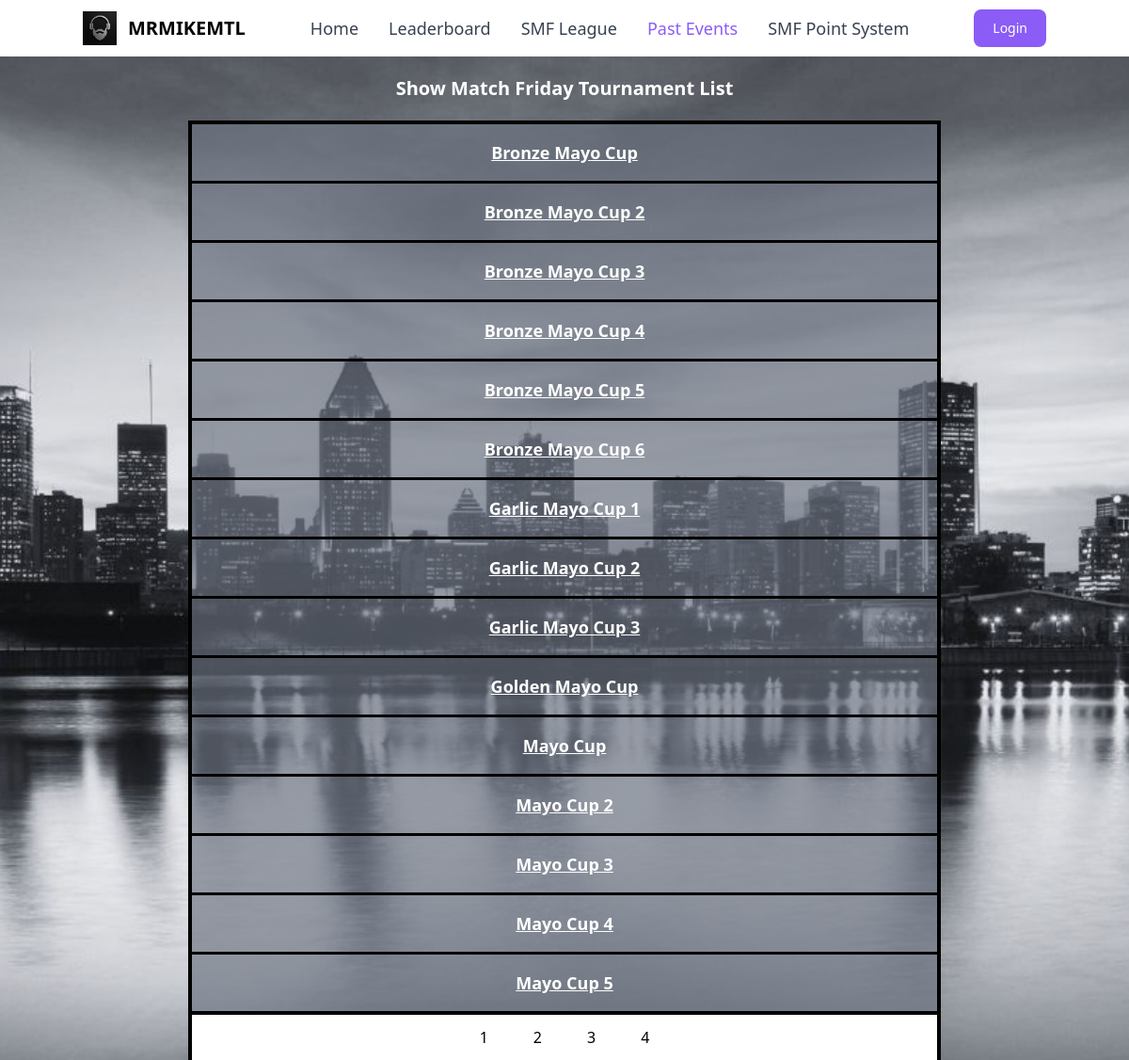
The app's page /events with its own data.
### tables this page shows
CREATE TABLE tournaments (id INTEGER PRIMARY KEY, name varchar(255), participants varchar(255), progress_state varchar(255), tournament_id integer);

### web/app.py (the view, shortened to what this page needs)
@app.route("/events")
def events():
	data = dbsession.exec_driver_sql("SELECT name FROM tournaments;").all()
	event = request.args.get("event")
	if not event:
		raw_data = sorted(data)
		data = []
		page_size = 15
		total = len(raw_data)
		total_pages = round(total / page_size)
		page = request.args.get("page")
		if page is not None:
			page = int(page)
		if page is None:
			starting_spot = 1
		elif page == 1:
			starting_spot = 1
		else:
			starting_spot = (page - 1) * page_size + 1
		i = 1
		for record in raw_data:
			if i >= starting_spot and len(data) < page_size:
				data_obj = {
					"name": record.name,
				}
				data.append(data_obj)
			i = i + 1
		pages = []
		page_num = 1
		while len(pages) < total_pages:
			pages.append(page_num)
			page_num = page_num + 1
		return render_template("events.html", data=data, pages=pages)

### web/templates/events.html (shortened to what this page needs)
<!DOCTYPE html>
<html lang="en">
<head>
    <link rel="stylesheet" href="{{url_for('static',filename='dist/output.css')}}">
</head>
<body>
    <nav class="px-2 sm:px-4 py-2.50">
        <div class="container flex flex-wrap items-center justify-between mx-auto">
            <a href="/" class="flex items-center">
                <img src="../static/dist/beard_logo.jpg" class="h-6 mr-3 sm:h-9">
                <span class="self-center text-xl font-semibold whitespace-nowrap">MRMIKEMTL</span>
            </a>
            <div class="flex md:order-2">
                <button type="button" class="text-white bg-purple-500 focus:ring-4 focus:outline-none focus:ring-blue-300 font-medium rounded-lg text-sm px-5 py-2.5 text-center mr-3 md:mr-0"><a href="/login">Login</a></button>
            </div>
            <div class="items-center justify-between hidden w-full md:flex md:w-auto md:order-1" id="navbar-cta">
                <ul
                    class="flex flex-col p-4 mt-4 border rounded-lg md:flex-row md:space-x-8 md:mt-0 md:text-sm md:font-medium md:border-0 md:bg-white">
                    <li>
                        <a href="/"
                            class="block py-2 pl-3 pr-4 text-lg bg-blue-700 rounded-sm md:bg-transparent text-gray-700 md:p-0 md:hover:text-purple-500"
                            aria-current="page">Home</a>
                    </li>
                    <li>
                        <a href="/leaderboard"
                            class="block py-2 pl-3 pr-4 text-lg text-gray-700 rounded-sm hover:bg-gray-100 md:hover:bg-transparent md:hover:text-purple-500 md:p-0">Leaderboard</a>
                    </li>
                    <li>
                        <a href="/smf_league"
                            class="block py-2 pl-3 pr-4 text-lg text-gray-700 rounded-sm hover:bg-gray-100 md:hover:bg-transparent md:hover:text-purple-500 md:p-0">SMF League</a>
                    </li>
                    <li>
                        <a href="/events"
                            class="block py-2 pl-3 pr-4 text-lg rounded-sm hover:bg-gray-100 md:hover:bg-transparent md:text-purple-500 md:p-0">Past Events</a>
                    </li>
                    <li>
                        <a href="/point_system"
                            class="block py-2 pl-3 pr-4 text-lg text-gray-700 rounded-sm hover:bg-gray-100 md:hover:bg-transparent md:hover:text-purple-500 md:p-0">SMF Point System</a>
                    </li>
                </ul>
            </div>
        </div>
    </nav>
    <div class="bg-[url(cityscape.jpg)] bg-cover bg-center min-h-screen w-full place-items-center">
    {% if data %}
    <div class="mx-auto w-200">
    <table class="table-fixed w-full text-white p-200 box-border size-32 border-4 justify-items-center border-black self-center">
            <caption class="p-5 text-xl font-semibold text-center text-white justify-center">
            Show Match Friday Tournament List
        </caption>
        {% for row in data %}
        <tbody>
            <tr class="p-4 text-lg font-semibold w-full text-center">
                <td scope="row" class="px-6 py-4 p-20 bg-gray-500/65 box-border border-3 border-black">
                    <a href="/events?event={{ row.name }}" class="text-white underline">{{ row.name.split("-")[0].replace("_", " ") }}</a>
                </td>
            </tr>
        </tbody>
        {% endfor %}
</table>
<div class="flex justify-center items-center space-x-2 bg-white w-200 border-r-4 border-black border-l-4">
{% for page in pages %}
    <a href="/events?page={{ page }}" class="inline-flex items-center justify-center px-5 py-3 text-base font-medium text-center text-black rounded-lg hover:bg-gray-500 focus:ring-4 focus:bg-gray-500">
    {{ page }}
    </a>
{% endfor %}
{% endif %}
</div>
</body>
</html>

### records on screen
tournaments: name.split "Bronze Mayo Cup"
tournaments: name.split "Bronze Mayo Cup 2"
tournaments: name.split "Bronze Mayo Cup 3"
tournaments: name.split "Bronze Mayo Cup 4"
tournaments: name.split "Bronze Mayo Cup 5"
tournaments: name.split "Bronze Mayo Cup 6"
tournaments: name.split "Garlic Mayo Cup 1"
tournaments: name.split "Garlic Mayo Cup 2"
tournaments: name.split "Garlic Mayo Cup 3"
tournaments: name.split "Golden Mayo Cup"
tournaments: name.split "Mayo Cup"
tournaments: name.split "Mayo Cup 2"
tournaments: name.split "Mayo Cup 3"
tournaments: name.split "Mayo Cup 4"
tournaments: name.split "Mayo Cup 5"

### other values on screen
{{ page }} "1" "2" "3" "4"
